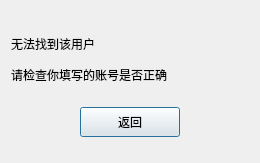
<?xml version="1.0" encoding="UTF-8"?>
<ui version="4.0">
 <class>FindFailDlg</class>
 <widget class="QDialog" name="FindFailDlg">
  <property name="geometry">
   <rect>
    <x>0</x>
    <y>0</y>
    <width>260</width>
    <height>163</height>
   </rect>
  </property>
  <property name="windowTitle">
   <string>Dialog</string>
  </property>
  <layout class="QVBoxLayout" name="verticalLayout">
   <item>
    <spacer name="verticalSpacer">
     <property name="orientation">
      <enum>Qt::Orientation::Vertical</enum>
     </property>
     <property name="sizeType">
      <enum>QSizePolicy::Policy::Fixed</enum>
     </property>
     <property name="sizeHint" stdset="0">
      <size>
       <width>20</width>
       <height>20</height>
      </size>
     </property>
    </spacer>
   </item>
   <item>
    <widget class="QLabel" name="fail_tip">
     <property name="minimumSize">
      <size>
       <width>0</width>
       <height>25</height>
      </size>
     </property>
     <property name="maximumSize">
      <size>
       <width>16777215</width>
       <height>25</height>
      </size>
     </property>
     <property name="text">
      <string>无法找到该用户</string>
     </property>
    </widget>
   </item>
   <item>
    <widget class="QLabel" name="fail_tip2">
     <property name="minimumSize">
      <size>
       <width>0</width>
       <height>25</height>
      </size>
     </property>
     <property name="maximumSize">
      <size>
       <width>16777215</width>
       <height>25</height>
      </size>
     </property>
     <property name="text">
      <string>请检查你填写的账号是否正确</string>
     </property>
    </widget>
   </item>
   <item>
    <widget class="QWidget" name="widget" native="true">
     <layout class="QHBoxLayout" name="horizontalLayout">
      <item>
       <widget class="ClickedBtn" name="fail_sure_btn">
        <property name="minimumSize">
         <size>
          <width>100</width>
          <height>30</height>
         </size>
        </property>
        <property name="maximumSize">
         <size>
          <width>100</width>
          <height>30</height>
         </size>
        </property>
        <property name="text">
         <string>返回</string>
        </property>
       </widget>
      </item>
     </layout>
    </widget>
   </item>
  </layout>
 </widget>
 <customwidgets>
  <customwidget>
   <class>ClickedBtn</class>
   <extends>QPushButton</extends>
   <header location="global">clickedbtn.h</header>
  </customwidget>
 </customwidgets>
 <resources/>
 <connections/>
</ui>
